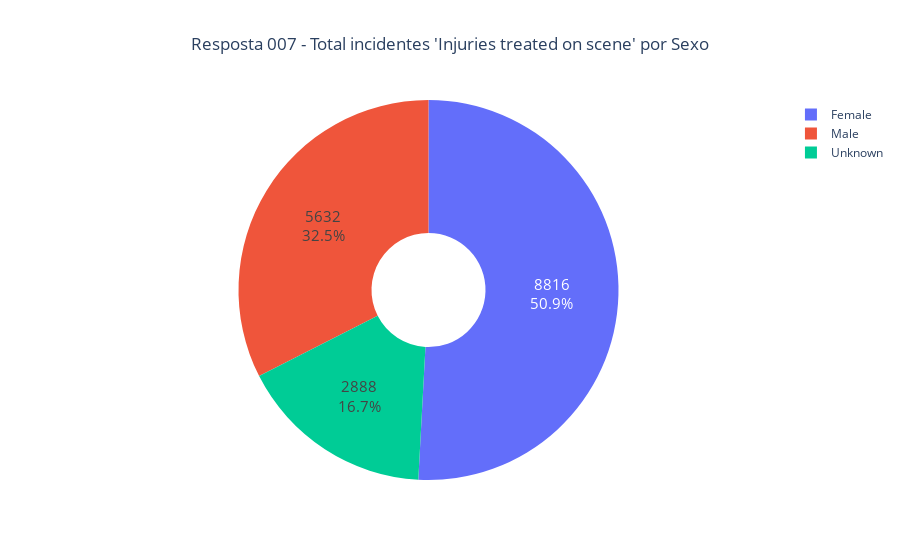

The code cell stored with this chart in its notebook:
### Code cell
# Cria a figura
fig = go.Figure([go.Pie(labels = perg7['Victims_Sex'], values = perg7['Qtde'],hole = 0.3)])

# Interatividade
fig.update_traces(hoverinfo = 'label+percent', 
                  textinfo = 'value+percent', 
                  textfont_size = 15)

# Layout
fig.update_layout(title = "Resposta 007 - Total incidentes 'Injuries treated on scene' por Sexo", title_x = 0.5)

# Gráfico
fig.show()

### Figure 1 — Plotly figure (JSON) as saved in the notebook; plotly's stock layout.template omitted (floating-point values rounded to 4 significant figures)
{"data": [{"hole": 0.3, "hoverinfo": "label+percent", "labels": ["Female", "Male", "Unknown"], "textfont": {"size": 15}, "textinfo": "value+percent", "type": "pie", "values": [8816, 5632, 2888]}], "layout": {"title": {"text": "Resposta 007 - Total incidentes 'Injuries treated on scene' por Sexo", "x": 0.5}}}
